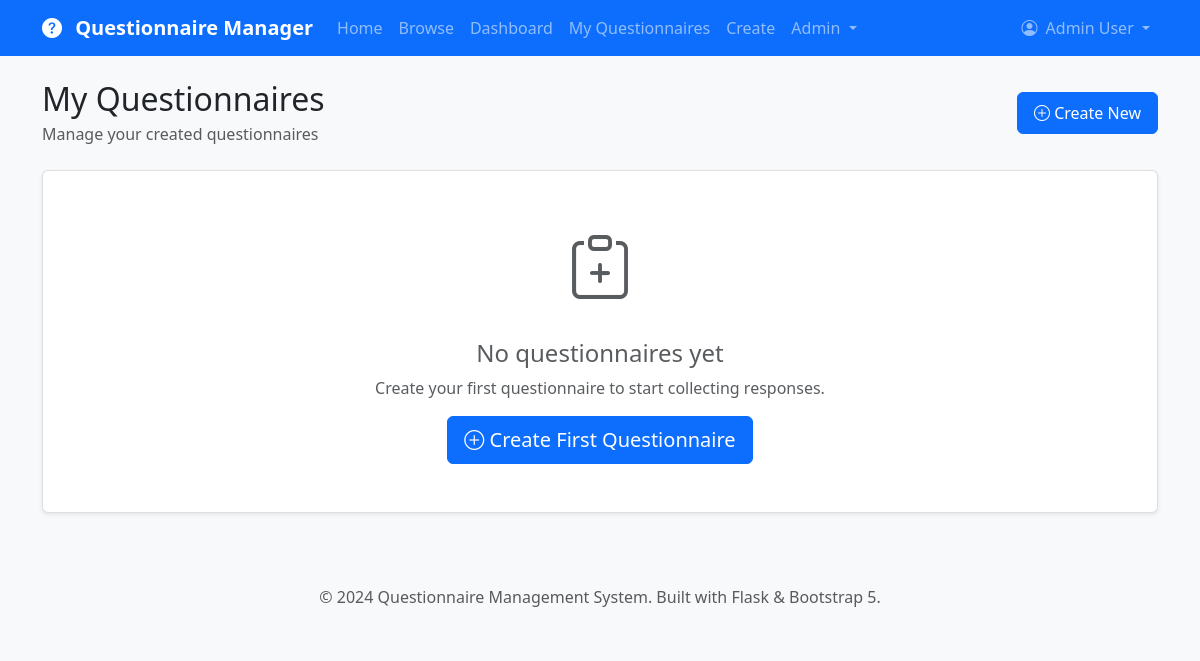
/my-questionnaires (signed in), run on an earlier commit of the app's database.
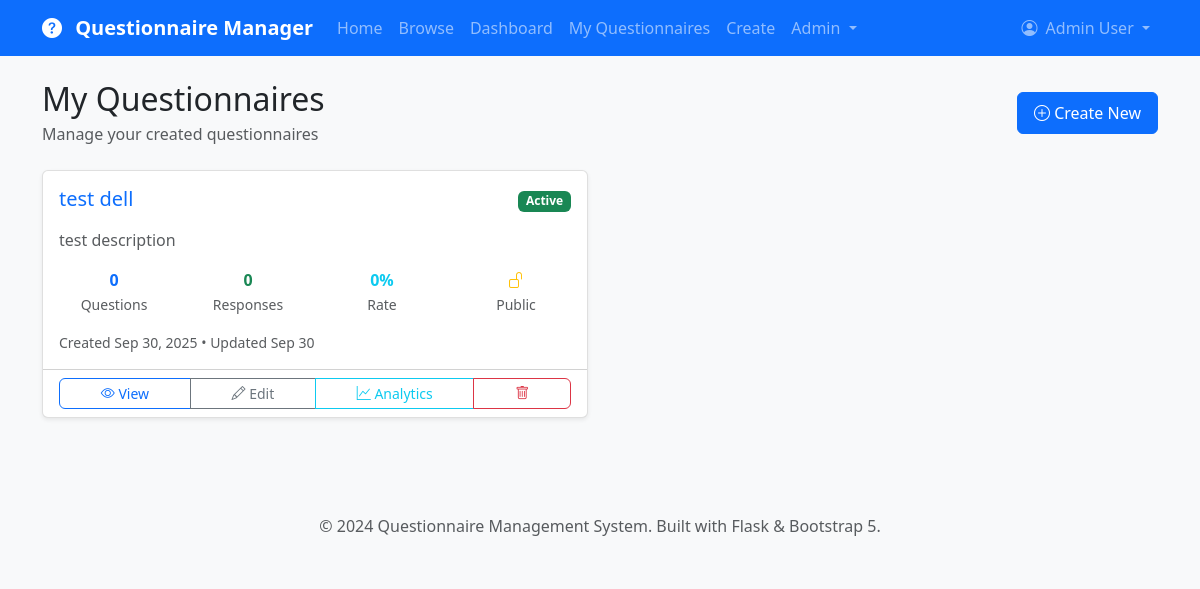
And on a later commit of the database.
### app/models.py (models this page shows, shortened)
class Questionnaire(db.Model):
    __tablename__ = 'questionnaires'
    id = db.Column(db.Integer, primary_key=True)
    title = db.Column(db.String(200), nullable=False)
    description = db.Column(db.Text)
    creator_id = db.Column(db.Integer, db.ForeignKey('users.id'), nullable=False)
    is_active = db.Column(db.Boolean, default=True)
    allow_anonymous = db.Column(db.Boolean, default=False)
    multiple_submissions = db.Column(db.Boolean, default=False)
    created_at = db.Column(db.DateTime, index=True, default=datetime.utcnow)
    updated_at = db.Column(db.DateTime, default=datetime.utcnow, onupdate=datetime.utcnow)
    questions = db.relationship('Question', backref='questionnaire', lazy='dynamic',
                              cascade='all, delete-orphan', order_by='Question.order')
    responses = db.relationship('Response', backref='questionnaire', lazy='dynamic',
                              cascade='all, delete-orphan')
    def get_total_responses(self):
        return self.responses.filter_by(is_complete=True).count()
    def get_completion_rate(self):
        total = self.responses.count()
        completed = self.responses.filter_by(is_complete=True).count()
        return (completed / total * 100) if total > 0 else 0
    def get_question_count(self):
        return self.questions.count()

### app/main/routes.py (the view)
@bp.route('/my-questionnaires')
@login_required
def my_questionnaires():
    page = request.args.get('page', 1, type=int)
    questionnaires = current_user.created_questionnaires.order_by(
        desc(Questionnaire.created_at)
    ).paginate(
        page=page,
        per_page=current_app.config['QUESTIONNAIRES_PER_PAGE'],
        error_out=False
    )
    return render_template('main/my_questionnaires.html',
                         title='My Questionnaires',
                         questionnaires=questionnaires)

### app/models.py (called while the page is built)
@login_manager.user_loader
def load_user(user_id):
    return User.query.get(int(user_id))

    def get_full_name(self):
        if self.first_name and self.last_name:
            return f"{self.first_name} {self.last_name}"
        return self.username

    def is_admin(self):
        return self.role == 'admin'

### app/templates/main/my_questionnaires.html (shortened to what the changed rows need)
{% extends "base.html" %}
{% block content %}
<div class="d-flex justify-content-between align-items-center mb-4">
    <div>
        <h2 class="mb-1">My Questionnaires</h2>
    </div>
</div>
<div class="row">
    {% if questionnaires.items %}
        {% for questionnaire in questionnaires.items %}
            <div class="col-lg-6 mb-4">
                <div class="card h-100">
                    <div class="card-body">
                        <div class="d-flex justify-content-between align-items-start mb-3">
                            <h5 class="card-title mb-0">
                                <a href="{{ url_for('main.view_questionnaire', id=questionnaire.id) }}"
                                   class="text-decoration-none">
                                    {{ questionnaire.title }}
                                </a>
                            </h5>
                            <div>
                                {% if questionnaire.is_active %}
                                    <span class="badge bg-success">Active</span>
                                {% else %}
                                    <span class="badge bg-secondary">Inactive</span>
                                {% endif %}
                            </div>
                        </div>
                        {% if questionnaire.description %}
                            <p class="card-text text-muted">
                                {{ questionnaire.description[:100] }}
                            </p>
                        {% endif %}
                        <div class="row text-center mb-3">
                            <div class="col-3">
                                <div class="fw-bold text-primary">{{ questionnaire.get_question_count() }}</div>
                                <small class="text-muted">Questions</small>
                            </div>
                            <div class="col-3">
                                <div class="fw-bold text-success">{{ questionnaire.get_total_responses() }}</div>
                                <small class="text-muted">Responses</small>
                            </div>
                            <div class="col-3">
                                <div class="fw-bold text-info">{{ "%.0f"|format(questionnaire.get_completion_rate()) }}%</div>
                                <small class="text-muted">Rate</small>
                            </div>
                            <div class="col-3">
                                {% if questionnaire.allow_anonymous %}
                                    <div class="fw-bold text-warning">
                                        <i class="bi bi-unlock"></i>
                                    </div>
                                    <small class="text-muted">Public</small>
                                {% else %}
                                    <div class="fw-bold text-secondary">
                                        <i class="bi bi-lock"></i>
                                    </div>
                                    <small class="text-muted">Private</small>
                                {% endif %}
                            </div>
                        </div>
                        <div class="d-flex justify-content-between align-items-center">
                            <small class="text-muted">
                                Created {{ questionnaire.created_at.strftime('%b %d, %Y') }}
                                {% if questionnaire.updated_at != questionnaire.created_at %}
                                    • Updated {{ questionnaire.updated_at.strftime('%b %d') }}
                                {% endif %}
                            </small>
                        </div>
                    </div>
                    <div class="card-footer bg-transparent">
                        <div class="btn-group w-100" role="group">
                            <a href="{{ url_for('main.view_questionnaire', id=questionnaire.id) }}"
                               class="btn btn-outline-primary btn-sm">
                                <i class="bi bi-eye"></i> View
                            </a>
                            <a href="{{ url_for('main.edit_questionnaire', id=questionnaire.id) }}"
                               class="btn btn-outline-secondary btn-sm">
                                <i class="bi bi-pencil"></i> Edit
                            </a>
                            <a href="{{ url_for('main.questionnaire_analytics', id=questionnaire.id) }}"
                               class="btn btn-outline-info btn-sm">
                                <i class="bi bi-graph-up"></i> Analytics
                            </a>
                            <button class="btn btn-outline-danger btn-sm"
                                    onclick="confirmDelete({{ questionnaire.id }}, '{{ questionnaire.title|replace("'", "\\'") }}')">
                                <i class="bi bi-trash"></i>
                            </button>
                        </div>
                    </div>
                </div>
            </div>
        {% endfor %}
    {% else %}
        <div class="col-12">
            <div class="card">
                <div class="card-body text-center py-5">
                    <i class="bi bi-clipboard-plus text-muted" style="font-size: 4rem;"></i>
                    <h4 class="text-muted mt-4">No questionnaires yet</h4>
                    <p class="text-muted">Create your first questionnaire to start collecting responses.</p>
                    <a href="{{ url_for('main.create_questionnaire') }}" class="btn btn-primary btn-lg">
                        <i class="bi bi-plus-circle"></i> Create First Questionnaire
                    </a>
                </div>
            </div>
        </div>
    {% endif %}
</div>
{% endblock %}

What changed in the data, as far as the page shows it:
added Questionnaire: title "test dell", is_active "Active", description "test description", get_question_count "0", get_total_responses "0", get_completion_rate "0", allow_anonymous True (drawn), created_at "Sep 30, 2025", updated_at "Sep 30"
Also different on the page:
text no longer shown: "No questionnaires yet Create your first questionnaire to start collecting responses. Create First Questionnaire"
